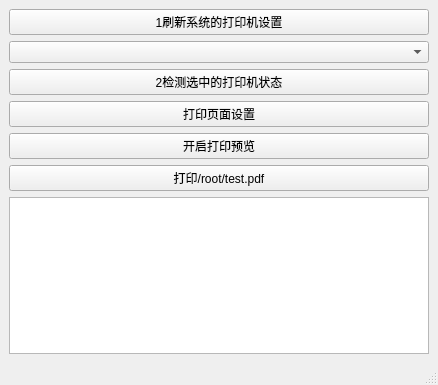
<?xml version="1.0" encoding="UTF-8"?>
<ui version="4.0">
 <class>MainWindow</class>
 <widget class="QMainWindow" name="MainWindow">
  <property name="geometry">
   <rect>
    <x>0</x>
    <y>0</y>
    <width>438</width>
    <height>385</height>
   </rect>
  </property>
  <property name="windowTitle">
   <string>MainWindow</string>
  </property>
  <widget class="QWidget" name="centralwidget">
   <layout class="QVBoxLayout" name="verticalLayout">
    <item>
     <widget class="QPushButton" name="setPrintPixmap">
      <property name="text">
       <string>1刷新系统的打印机设置</string>
      </property>
     </widget>
    </item>
    <item>
     <widget class="QComboBox" name="comboBox"/>
    </item>
    <item>
     <widget class="QPushButton" name="getPrintPixmap">
      <property name="text">
       <string>2检测选中的打印机状态</string>
      </property>
     </widget>
    </item>
    <item>
     <widget class="QPushButton" name="startPrinterPage">
      <property name="text">
       <string>打印页面设置</string>
      </property>
     </widget>
    </item>
    <item>
     <widget class="QPushButton" name="startPrintPreview">
      <property name="text">
       <string>开启打印预览</string>
      </property>
     </widget>
    </item>
    <item>
     <widget class="QPushButton" name="startPrinter">
      <property name="text">
       <string>打印/root/test.pdf</string>
      </property>
     </widget>
    </item>
    <item>
     <widget class="QTextBrowser" name="textBrowser"/>
    </item>
   </layout>
  </widget>
  <widget class="QMenuBar" name="menubar">
   <property name="geometry">
    <rect>
     <x>0</x>
     <y>0</y>
     <width>438</width>
     <height>22</height>
    </rect>
   </property>
  </widget>
  <widget class="QStatusBar" name="statusbar"/>
 </widget>
 <resources/>
 <connections/>
</ui>
